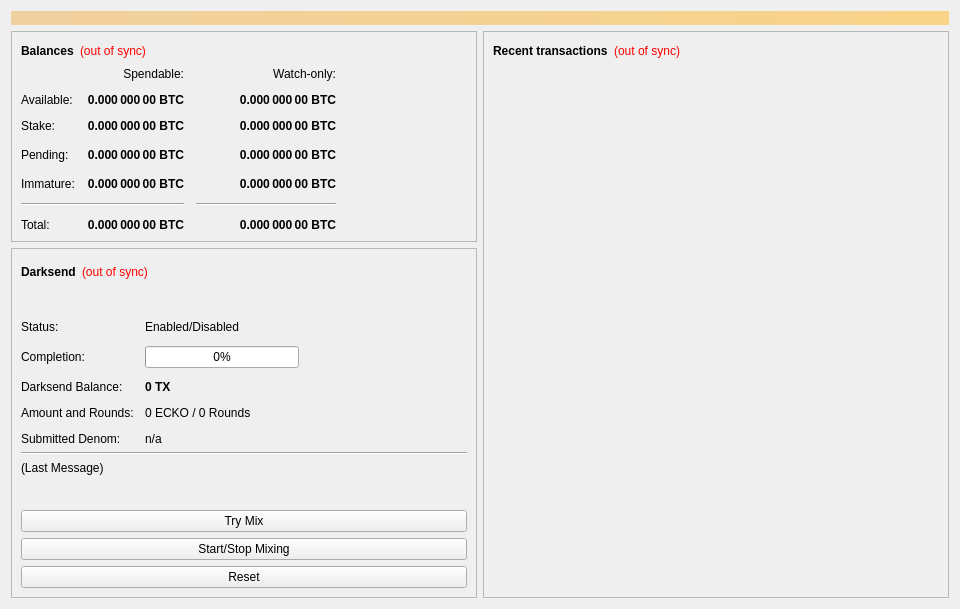
<?xml version="1.0" encoding="UTF-8"?>
<ui version="4.0">
 <class>OverviewPage</class>
 <widget class="QWidget" name="OverviewPage">
  <property name="geometry">
   <rect>
    <x>0</x>
    <y>0</y>
    <width>960</width>
    <height>594</height>
   </rect>
  </property>
  <property name="minimumSize">
   <size>
    <width>960</width>
    <height>0</height>
   </size>
  </property>
  <property name="windowTitle">
   <string>Form</string>
  </property>
  <layout class="QVBoxLayout" name="topLayout">
   <item>
    <widget class="QLabel" name="labelAlerts">
     <property name="visible">
      <bool>false</bool>
     </property>
     <property name="styleSheet">
      <string notr="true">background-color: qlineargradient(x1: 0, y1: 0, x2: 1, y2: 0, stop:0 #F0D0A0, stop:1 #F8D488); color:#000000;</string>
     </property>
     <property name="wordWrap">
      <bool>true</bool>
     </property>
     <property name="margin">
      <number>3</number>
     </property>
    </widget>
   </item>
   <item>
    <layout class="QHBoxLayout" name="horizontalLayout" stretch="1,1">
     <item>
      <layout class="QVBoxLayout" name="verticalLayout_2">
       <item>
        <widget class="QFrame" name="frame">
         <property name="frameShape">
          <enum>QFrame::StyledPanel</enum>
         </property>
         <property name="frameShadow">
          <enum>QFrame::Raised</enum>
         </property>
         <layout class="QVBoxLayout" name="verticalLayout_4">
          <item>
           <layout class="QHBoxLayout" name="horizontalLayout_4">
            <item>
             <widget class="QLabel" name="label_5">
              <property name="font">
               <font>
                <weight>75</weight>
                <bold>true</bold>
               </font>
              </property>
              <property name="text">
               <string>Balances</string>
              </property>
             </widget>
            </item>
            <item>
             <widget class="QLabel" name="labelWalletStatus">
              <property name="cursor">
               <cursorShape>WhatsThisCursor</cursorShape>
              </property>
              <property name="toolTip">
               <string>The displayed information may be out of date. Your wallet automatically synchronizes with the ECKO network after a connection is established, but this process has not completed yet.</string>
              </property>
              <property name="styleSheet">
               <string notr="true">QLabel { color: red; }</string>
              </property>
              <property name="text">
               <string notr="true">(out of sync)</string>
              </property>
              <property name="alignment">
               <set>Qt::AlignLeading|Qt::AlignLeft|Qt::AlignVCenter</set>
              </property>
             </widget>
            </item>
            <item>
             <spacer name="horizontalSpacer_3">
              <property name="orientation">
               <enum>Qt::Horizontal</enum>
              </property>
              <property name="sizeHint" stdset="0">
               <size>
                <width>40</width>
                <height>20</height>
               </size>
              </property>
             </spacer>
            </item>
           </layout>
          </item>
          <item>
           <layout class="QGridLayout" name="gridLayout">
            <property name="spacing">
             <number>12</number>
            </property>
            <item row="3" column="2">
             <widget class="QLabel" name="labelWatchPending">
              <property name="font">
               <font>
                <weight>75</weight>
                <bold>true</bold>
               </font>
              </property>
              <property name="cursor">
               <cursorShape>IBeamCursor</cursorShape>
              </property>
              <property name="toolTip">
               <string>Unconfirmed transactions to watch-only addresses</string>
              </property>
              <property name="text">
               <string notr="true">0.000 000 00 BTC</string>
              </property>
              <property name="alignment">
               <set>Qt::AlignRight|Qt::AlignTrailing|Qt::AlignVCenter</set>
              </property>
              <property name="textInteractionFlags">
               <set>Qt::LinksAccessibleByMouse|Qt::TextSelectableByKeyboard|Qt::TextSelectableByMouse</set>
              </property>
             </widget>
            </item>
            <item row="3" column="1">
             <widget class="QLabel" name="labelUnconfirmed">
              <property name="font">
               <font>
                <weight>75</weight>
                <bold>true</bold>
               </font>
              </property>
              <property name="cursor">
               <cursorShape>IBeamCursor</cursorShape>
              </property>
              <property name="toolTip">
               <string>Total of transactions that have yet to be confirmed, and do not yet count toward the spendable balance</string>
              </property>
              <property name="text">
               <string notr="true">0.000 000 00 BTC</string>
              </property>
              <property name="alignment">
               <set>Qt::AlignRight|Qt::AlignTrailing|Qt::AlignVCenter</set>
              </property>
              <property name="textInteractionFlags">
               <set>Qt::LinksAccessibleByMouse|Qt::TextSelectableByKeyboard|Qt::TextSelectableByMouse</set>
              </property>
             </widget>
            </item>
            <item row="4" column="2">
             <widget class="QLabel" name="labelWatchImmature">
              <property name="font">
               <font>
                <weight>75</weight>
                <bold>true</bold>
               </font>
              </property>
              <property name="cursor">
               <cursorShape>IBeamCursor</cursorShape>
              </property>
              <property name="toolTip">
               <string>Mined balance in watch-only addresses that has not yet matured</string>
              </property>
              <property name="text">
               <string notr="true">0.000 000 00 BTC</string>
              </property>
              <property name="alignment">
               <set>Qt::AlignRight|Qt::AlignTrailing|Qt::AlignVCenter</set>
              </property>
              <property name="textInteractionFlags">
               <set>Qt::LinksAccessibleByMouse|Qt::TextSelectableByKeyboard|Qt::TextSelectableByMouse</set>
              </property>
             </widget>
            </item>
            <item row="5" column="0" colspan="2">
             <widget class="Line" name="lineSpendableBalance">
              <property name="orientation">
               <enum>Qt::Horizontal</enum>
              </property>
             </widget>
            </item>
            <item row="5" column="2">
             <widget class="Line" name="lineWatchBalance">
              <property name="sizePolicy">
               <sizepolicy hsizetype="Preferred" vsizetype="Fixed">
                <horstretch>0</horstretch>
                <verstretch>0</verstretch>
               </sizepolicy>
              </property>
              <property name="minimumSize">
               <size>
                <width>140</width>
                <height>0</height>
               </size>
              </property>
              <property name="orientation">
               <enum>Qt::Horizontal</enum>
              </property>
             </widget>
            </item>
            <item row="6" column="0">
             <widget class="QLabel" name="labelTotalText">
              <property name="text">
               <string>Total:</string>
              </property>
             </widget>
            </item>
            <item row="4" column="1">
             <widget class="QLabel" name="labelImmature">
              <property name="font">
               <font>
                <weight>75</weight>
                <bold>true</bold>
               </font>
              </property>
              <property name="cursor">
               <cursorShape>IBeamCursor</cursorShape>
              </property>
              <property name="toolTip">
               <string>Mined balance that has not yet matured</string>
              </property>
              <property name="text">
               <string notr="true">0.000 000 00 BTC</string>
              </property>
              <property name="alignment">
               <set>Qt::AlignRight|Qt::AlignTrailing|Qt::AlignVCenter</set>
              </property>
              <property name="textInteractionFlags">
               <set>Qt::LinksAccessibleByMouse|Qt::TextSelectableByKeyboard|Qt::TextSelectableByMouse</set>
              </property>
             </widget>
            </item>
            <item row="3" column="3">
             <spacer name="horizontalSpacer_2">
              <property name="orientation">
               <enum>Qt::Horizontal</enum>
              </property>
              <property name="sizeHint" stdset="0">
               <size>
                <width>40</width>
                <height>20</height>
               </size>
              </property>
             </spacer>
            </item>
            <item row="4" column="0">
             <widget class="QLabel" name="labelImmatureText">
              <property name="text">
               <string>Immature:</string>
              </property>
             </widget>
            </item>
            <item row="6" column="1">
             <widget class="QLabel" name="labelTotal">
              <property name="font">
               <font>
                <weight>75</weight>
                <bold>true</bold>
               </font>
              </property>
              <property name="cursor">
               <cursorShape>IBeamCursor</cursorShape>
              </property>
              <property name="toolTip">
               <string>Your current total balance</string>
              </property>
              <property name="text">
               <string notr="true">0.000 000 00 BTC</string>
              </property>
              <property name="alignment">
               <set>Qt::AlignRight|Qt::AlignTrailing|Qt::AlignVCenter</set>
              </property>
              <property name="textInteractionFlags">
               <set>Qt::LinksAccessibleByMouse|Qt::TextSelectableByKeyboard|Qt::TextSelectableByMouse</set>
              </property>
             </widget>
            </item>
            <item row="6" column="2">
             <widget class="QLabel" name="labelWatchTotal">
              <property name="font">
               <font>
                <weight>75</weight>
                <bold>true</bold>
               </font>
              </property>
              <property name="cursor">
               <cursorShape>IBeamCursor</cursorShape>
              </property>
              <property name="toolTip">
               <string>Current total balance in watch-only addresses</string>
              </property>
              <property name="text">
               <string notr="true">0.000 000 00 BTC</string>
              </property>
              <property name="alignment">
               <set>Qt::AlignRight|Qt::AlignTrailing|Qt::AlignVCenter</set>
              </property>
              <property name="textInteractionFlags">
               <set>Qt::LinksAccessibleByMouse|Qt::TextSelectableByKeyboard|Qt::TextSelectableByMouse</set>
              </property>
             </widget>
            </item>
            <item row="0" column="2">
             <widget class="QLabel" name="labelWatchonly">
              <property name="text">
               <string>Watch-only:</string>
              </property>
              <property name="alignment">
               <set>Qt::AlignRight|Qt::AlignTrailing|Qt::AlignVCenter</set>
              </property>
             </widget>
            </item>
            <item row="1" column="0">
             <widget class="QLabel" name="labelBalanceText">
              <property name="text">
               <string>Available:</string>
              </property>
             </widget>
            </item>
            <item row="1" column="1">
             <widget class="QLabel" name="labelBalance">
              <property name="font">
               <font>
                <weight>75</weight>
                <bold>true</bold>
               </font>
              </property>
              <property name="cursor">
               <cursorShape>IBeamCursor</cursorShape>
              </property>
              <property name="toolTip">
               <string>Your current spendable balance</string>
              </property>
              <property name="text">
               <string notr="true">0.000 000 00 BTC</string>
              </property>
              <property name="alignment">
               <set>Qt::AlignRight|Qt::AlignTrailing|Qt::AlignVCenter</set>
              </property>
              <property name="textInteractionFlags">
               <set>Qt::LinksAccessibleByMouse|Qt::TextSelectableByKeyboard|Qt::TextSelectableByMouse</set>
              </property>
             </widget>
            </item>
            <item row="2" column="0">
             <widget class="QLabel" name="label_10">
              <property name="text">
               <string>Stake:</string>
              </property>
             </widget>
            </item>
            <item row="2" column="1">
             <widget class="QLabel" name="labelStake">
              <property name="font">
               <font>
                <weight>75</weight>
                <bold>true</bold>
               </font>
              </property>
              <property name="cursor">
               <cursorShape>IBeamCursor</cursorShape>
              </property>
              <property name="toolTip">
               <string>Total of coins that was staked, and do not yet count toward the current balance</string>
              </property>
              <property name="text">
               <string notr="true">0.000 000 00 BTC</string>
              </property>
              <property name="alignment">
               <set>Qt::AlignRight|Qt::AlignTrailing|Qt::AlignVCenter</set>
              </property>
              <property name="textInteractionFlags">
               <set>Qt::LinksAccessibleByMouse|Qt::TextSelectableByKeyboard|Qt::TextSelectableByMouse</set>
              </property>
             </widget>
            </item>
            <item row="2" column="2">
             <widget class="QLabel" name="labelWatchStake">
              <property name="font">
               <font>
                <weight>75</weight>
                <bold>true</bold>
               </font>
              </property>
              <property name="cursor">
               <cursorShape>IBeamCursor</cursorShape>
              </property>
              <property name="toolTip">
               <string>Total of coins that was staked in watch-only addresses, and do not yet count toward the current watch-only balance</string>
              </property>
              <property name="text">
               <string notr="true">0.000 000 00 BTC</string>
              </property>
              <property name="alignment">
               <set>Qt::AlignRight|Qt::AlignTrailing|Qt::AlignVCenter</set>
              </property>
              <property name="textInteractionFlags">
               <set>Qt::LinksAccessibleByMouse|Qt::TextSelectableByKeyboard|Qt::TextSelectableByMouse</set>
              </property>
             </widget>
            </item>
            <item row="1" column="2">
             <widget class="QLabel" name="labelWatchAvailable">
              <property name="font">
               <font>
                <weight>75</weight>
                <bold>true</bold>
               </font>
              </property>
              <property name="cursor">
               <cursorShape>IBeamCursor</cursorShape>
              </property>
              <property name="toolTip">
               <string>Your current balance in watch-only addresses</string>
              </property>
              <property name="text">
               <string notr="true">0.000 000 00 BTC</string>
              </property>
              <property name="alignment">
               <set>Qt::AlignRight|Qt::AlignTrailing|Qt::AlignVCenter</set>
              </property>
              <property name="textInteractionFlags">
               <set>Qt::LinksAccessibleByMouse|Qt::TextSelectableByKeyboard|Qt::TextSelectableByMouse</set>
              </property>
             </widget>
            </item>
            <item row="3" column="0">
             <widget class="QLabel" name="labelPendingText">
              <property name="text">
               <string>Pending:</string>
              </property>
             </widget>
            </item>
            <item row="0" column="1">
             <widget class="QLabel" name="labelSpendable">
              <property name="text">
               <string>Spendable:</string>
              </property>
              <property name="alignment">
               <set>Qt::AlignRight|Qt::AlignTrailing|Qt::AlignVCenter</set>
              </property>
             </widget>
            </item>
           </layout>
          </item>
         </layout>
        </widget>
       </item>
       <item>
        <widget class="QFrame" name="frameDarksend">
         <property name="sizePolicy">
          <sizepolicy hsizetype="Expanding" vsizetype="Expanding">
           <horstretch>0</horstretch>
           <verstretch>0</verstretch>
          </sizepolicy>
         </property>
         <property name="minimumSize">
          <size>
           <width>0</width>
           <height>350</height>
          </size>
         </property>
         <property name="layoutDirection">
          <enum>Qt::LeftToRight</enum>
         </property>
         <property name="frameShape">
          <enum>QFrame::StyledPanel</enum>
         </property>
         <property name="frameShadow">
          <enum>QFrame::Raised</enum>
         </property>
         <layout class="QVBoxLayout" name="verticalLayout_5">
          <item>
           <layout class="QHBoxLayout" name="horizontalLayout_5">
            <item>
             <widget class="QLabel" name="label_2">
              <property name="font">
               <font>
                <weight>75</weight>
                <bold>true</bold>
               </font>
              </property>
              <property name="text">
               <string>Darksend</string>
              </property>
             </widget>
            </item>
            <item>
             <widget class="QLabel" name="labelDarksendSyncStatus">
              <property name="toolTip">
               <string>The displayed information may be out of date. Your wallet automatically synchronizes with the ECKO network after a connection is established, but this process has not completed yet.</string>
              </property>
              <property name="styleSheet">
               <string notr="true">QLabel { color: red; }</string>
              </property>
              <property name="text">
               <string notr="true">(out of sync)</string>
              </property>
              <property name="alignment">
               <set>Qt::AlignLeading|Qt::AlignLeft|Qt::AlignVCenter</set>
              </property>
             </widget>
            </item>
            <item>
             <spacer name="horizontalSpacer_4">
              <property name="orientation">
               <enum>Qt::Horizontal</enum>
              </property>
              <property name="sizeHint" stdset="0">
               <size>
                <width>40</width>
                <height>20</height>
               </size>
              </property>
             </spacer>
            </item>
           </layout>
          </item>
          <item>
           <widget class="QPushButton" name="runAutoDenom">
            <property name="palette">
             <palette>
              <active>
               <colorrole role="WindowText">
                <brush brushstyle="SolidPattern">
                 <color alpha="255">
                  <red>0</red>
                  <green>0</green>
                  <blue>0</blue>
                 </color>
                </brush>
               </colorrole>
               <colorrole role="Button">
                <brush brushstyle="SolidPattern">
                 <color alpha="255">
                  <red>239</red>
                  <green>238</green>
                  <blue>238</blue>
                 </color>
                </brush>
               </colorrole>
               <colorrole role="Light">
                <brush brushstyle="SolidPattern">
                 <color alpha="255">
                  <red>255</red>
                  <green>255</green>
                  <blue>255</blue>
                 </color>
                </brush>
               </colorrole>
               <colorrole role="Midlight">
                <brush brushstyle="SolidPattern">
                 <color alpha="255">
                  <red>247</red>
                  <green>246</green>
                  <blue>246</blue>
                 </color>
                </brush>
               </colorrole>
               <colorrole role="Dark">
                <brush brushstyle="SolidPattern">
                 <color alpha="255">
                  <red>119</red>
                  <green>119</green>
                  <blue>119</blue>
                 </color>
                </brush>
               </colorrole>
               <colorrole role="Mid">
                <brush brushstyle="SolidPattern">
                 <color alpha="255">
                  <red>159</red>
                  <green>159</green>
                  <blue>159</blue>
                 </color>
                </brush>
               </colorrole>
               <colorrole role="Text">
                <brush brushstyle="SolidPattern">
                 <color alpha="255">
                  <red>0</red>
                  <green>0</green>
                  <blue>0</blue>
                 </color>
                </brush>
               </colorrole>
               <colorrole role="BrightText">
                <brush brushstyle="SolidPattern">
                 <color alpha="255">
                  <red>255</red>
                  <green>255</green>
                  <blue>255</blue>
                 </color>
                </brush>
               </colorrole>
               <colorrole role="ButtonText">
                <brush brushstyle="SolidPattern">
                 <color alpha="255">
                  <red>0</red>
                  <green>0</green>
                  <blue>0</blue>
                 </color>
                </brush>
               </colorrole>
               <colorrole role="Base">
                <brush brushstyle="SolidPattern">
                 <color alpha="255">
                  <red>255</red>
                  <green>255</green>
                  <blue>255</blue>
                 </color>
                </brush>
               </colorrole>
               <colorrole role="Window">
                <brush brushstyle="SolidPattern">
                 <color alpha="255">
                  <red>239</red>
                  <green>238</green>
                  <blue>238</blue>
                 </color>
                </brush>
               </colorrole>
               <colorrole role="Shadow">
                <brush brushstyle="SolidPattern">
                 <color alpha="255">
                  <red>0</red>
                  <green>0</green>
                  <blue>0</blue>
                 </color>
                </brush>
               </colorrole>
               <colorrole role="AlternateBase">
                <brush brushstyle="SolidPattern">
                 <color alpha="255">
                  <red>247</red>
                  <green>246</green>
                  <blue>246</blue>
                 </color>
                </brush>
               </colorrole>
               <colorrole role="ToolTipBase">
                <brush brushstyle="SolidPattern">
                 <color alpha="255">
                  <red>255</red>
                  <green>255</green>
                  <blue>220</blue>
                 </color>
                </brush>
               </colorrole>
               <colorrole role="ToolTipText">
                <brush brushstyle="SolidPattern">
                 <color alpha="255">
                  <red>0</red>
                  <green>0</green>
                  <blue>0</blue>
                 </color>
                </brush>
               </colorrole>
              </active>
              <inactive>
               <colorrole role="WindowText">
                <brush brushstyle="SolidPattern">
                 <color alpha="255">
                  <red>0</red>
                  <green>0</green>
                  <blue>0</blue>
                 </color>
                </brush>
               </colorrole>
               <colorrole role="Button">
                <brush brushstyle="SolidPattern">
                 <color alpha="255">
                  <red>239</red>
                  <green>238</green>
                  <blue>238</blue>
                 </color>
                </brush>
               </colorrole>
               <colorrole role="Light">
                <brush brushstyle="SolidPattern">
                 <color alpha="255">
                  <red>255</red>
                  <green>255</green>
                  <blue>255</blue>
                 </color>
                </brush>
               </colorrole>
               <colorrole role="Midlight">
                <brush brushstyle="SolidPattern">
                 <color alpha="255">
                  <red>247</red>
                  <green>246</green>
                  <blue>246</blue>
                 </color>
                </brush>
               </colorrole>
               <colorrole role="Dark">
                <brush brushstyle="SolidPattern">
                 <color alpha="255">
                  <red>119</red>
                  <green>119</green>
                  <blue>119</blue>
                 </color>
                </brush>
               </colorrole>
               <colorrole role="Mid">
                <brush brushstyle="SolidPattern">
                 <color alpha="255">
                  <red>159</red>
                  <green>159</green>
                  <blue>159</blue>
                 </color>
                </brush>
               </colorrole>
               <colorrole role="Text">
                <brush brushstyle="SolidPattern">
                 <color alpha="255">
                  <red>0</red>
                  <green>0</green>
                  <blue>0</blue>
                 </color>
                </brush>
               </colorrole>
               <colorrole role="BrightText">
                <brush brushstyle="SolidPattern">
                 <color alpha="255">
                  <red>255</red>
                  <green>255</green>
                  <blue>255</blue>
                 </color>
                </brush>
               </colorrole>
               <colorrole role="ButtonText">
                <brush brushstyle="SolidPattern">
                 <color alpha="255">
                  <red>0</red>
                  <green>0</green>
                  <blue>0</blue>
                 </color>
                </brush>
               </colorrole>
               <colorrole role="Base">
                <brush brushstyle="SolidPattern">
                 <color alpha="255">
                  <red>255</red>
                  <green>255</green>
                  <blue>255</blue>
                 </color>
                </brush>
               </colorrole>
               <colorrole role="Window">
                <brush brushstyle="SolidPattern">
                 <color alpha="255">
                  <red>239</red>
                  <green>238</green>
                  <blue>238</blue>
                 </color>
                </brush>
               </colorrole>
               <colorrole role="Shadow">
                <brush brushstyle="SolidPattern">
                 <color alpha="255">
                  <red>0</red>
                  <green>0</green>
                  <blue>0</blue>
                 </color>
                </brush>
               </colorrole>
               <colorrole role="AlternateBase">
                <brush brushstyle="SolidPattern">
                 <color alpha="255">
                  <red>247</red>
                  <green>246</green>
                  <blue>246</blue>
                 </color>
                </brush>
               </colorrole>
               <colorrole role="ToolTipBase">
                <brush brushstyle="SolidPattern">
                 <color alpha="255">
                  <red>255</red>
                  <green>255</green>
                  <blue>220</blue>
                 </color>
                </brush>
               </colorrole>
               <colorrole role="ToolTipText">
                <brush brushstyle="SolidPattern">
                 <color alpha="255">
                  <red>0</red>
                  <green>0</green>
                  <blue>0</blue>
                 </color>
                </brush>
               </colorrole>
              </inactive>
              <disabled>
               <colorrole role="WindowText">
                <brush brushstyle="SolidPattern">
                 <color alpha="255">
                  <red>119</red>
                  <green>119</green>
                  <blue>119</blue>
                 </color>
                </brush>
               </colorrole>
               <colorrole role="Button">
                <brush brushstyle="SolidPattern">
                 <color alpha="255">
                  <red>239</red>
                  <green>238</green>
                  <blue>238</blue>
                 </color>
                </brush>
               </colorrole>
               <colorrole role="Light">
                <brush brushstyle="SolidPattern">
                 <color alpha="255">
                  <red>255</red>
                  <green>255</green>
                  <blue>255</blue>
                 </color>
                </brush>
               </colorrole>
               <colorrole role="Midlight">
                <brush brushstyle="SolidPattern">
                 <color alpha="255">
                  <red>247</red>
                  <green>246</green>
                  <blue>246</blue>
                 </color>
                </brush>
               </colorrole>
               <colorrole role="Dark">
                <brush brushstyle="SolidPattern">
                 <color alpha="255">
                  <red>119</red>
                  <green>119</green>
                  <blue>119</blue>
                 </color>
                </brush>
               </colorrole>
               <colorrole role="Mid">
                <brush brushstyle="SolidPattern">
                 <color alpha="255">
                  <red>159</red>
                  <green>159</green>
                  <blue>159</blue>
                 </color>
                </brush>
               </colorrole>
               <colorrole role="Text">
                <brush brushstyle="SolidPattern">
                 <color alpha="255">
                  <red>119</red>
                  <green>119</green>
                  <blue>119</blue>
                 </color>
                </brush>
               </colorrole>
               <colorrole role="BrightText">
                <brush brushstyle="SolidPattern">
                 <color alpha="255">
                  <red>255</red>
                  <green>255</green>
                  <blue>255</blue>
                 </color>
                </brush>
               </colorrole>
               <colorrole role="ButtonText">
                <brush brushstyle="SolidPattern">
                 <color alpha="255">
                  <red>119</red>
                  <green>119</green>
                  <blue>119</blue>
                 </color>
                </brush>
               </colorrole>
               <colorrole role="Base">
                <brush brushstyle="SolidPattern">
                 <color alpha="255">
                  <red>239</red>
                  <green>238</green>
                  <blue>238</blue>
                 </color>
                </brush>
               </colorrole>
               <colorrole role="Window">
                <brush brushstyle="SolidPattern">
                 <color alpha="255">
                  <red>239</red>
                  <green>238</green>
                  <blue>238</blue>
                 </color>
                </brush>
               </colorrole>
               <colorrole role="Shadow">
                <brush brushstyle="SolidPattern">
                 <color alpha="255">
                  <red>0</red>
                  <green>0</green>
                  <blue>0</blue>
                 </color>
                </brush>
               </colorrole>
               <colorrole role="AlternateBase">
                <brush brushstyle="SolidPattern">
                 <color alpha="255">
                  <red>239</red>
                  <green>238</green>
                  <blue>238</blue>
                 </color>
                </brush>
               </colorrole>
               <colorrole role="ToolTipBase">
                <brush brushstyle="SolidPattern">
                 <color alpha="255">
                  <red>255</red>
                  <green>255</green>
                  <blue>220</blue>
                 </color>
                </brush>
               </colorrole>
               <colorrole role="ToolTipText">
                <brush brushstyle="SolidPattern">
                 <color alpha="255">
                  <red>0</red>
                  <green>0</green>
                  <blue>0</blue>
                 </color>
                </brush>
               </colorrole>
              </disabled>
             </palette>
            </property>
            <property name="focusPolicy">
             <enum>Qt::NoFocus</enum>
            </property>
            <property name="autoFillBackground">
             <bool>true</bool>
            </property>
            <property name="text">
             <string/>
            </property>
            <property name="flat">
             <bool>true</bool>
            </property>
           </widget>
          </item>
          <item>
           <layout class="QFormLayout" name="formLayout">
            <property name="fieldGrowthPolicy">
             <enum>QFormLayout::AllNonFixedFieldsGrow</enum>
            </property>
            <property name="horizontalSpacing">
             <number>11</number>
            </property>
            <property name="verticalSpacing">
             <number>12</number>
            </property>
            <item row="0" column="0">
             <widget class="QLabel" name="label_6">
              <property name="text">
               <string>Status:</string>
              </property>
             </widget>
            </item>
            <item row="1" column="0">
             <widget class="QLabel" name="label_7">
              <property name="text">
               <string>Completion:</string>
              </property>
             </widget>
            </item>
            <item row="1" column="1">
             <widget class="QProgressBar" name="darksendProgress">
              <property name="maximumSize">
               <size>
                <width>154</width>
                <height>16777215</height>
               </size>
              </property>
              <property name="value">
               <number>0</number>
              </property>
             </widget>
            </item>
            <item row="3" column="0">
             <widget class="QLabel" name="labelAnonymizedText">
              <property name="text">
               <string>Darksend Balance:</string>
              </property>
             </widget>
            </item>
            <item row="3" column="1">
             <widget class="QLabel" name="labelAnonymized">
              <property name="font">
               <font>
                <weight>75</weight>
                <bold>true</bold>
               </font>
              </property>
              <property name="text">
               <string notr="true">0 TX</string>
              </property>
             </widget>
            </item>
            <item row="4" column="0">
             <widget class="QLabel" name="label_8">
              <property name="text">
               <string>Amount and Rounds:</string>
              </property>
             </widget>
            </item>
            <item row="4" column="1">
             <widget class="QLabel" name="labelAmountRounds">
              <property name="text">
               <string>0 ECKO / 0 Rounds</string>
              </property>
             </widget>
            </item>
            <item row="5" column="0">
             <widget class="QLabel" name="label_9">
              <property name="text">
               <string>Submitted Denom:</string>
              </property>
             </widget>
            </item>
            <item row="5" column="1">
             <widget class="QLabel" name="labelSubmittedDenom">
              <property name="toolTip">
               <string>The denominations you submitted to the Masternode.&lt;br&gt;To mix, other users must submit the exact same denominations.</string>
              </property>
              <property name="text">
               <string>n/a</string>
              </property>
             </widget>
            </item>
            <item row="0" column="1">
             <widget class="QLabel" name="darksendEnabled">
              <property name="text">
               <string>Enabled/Disabled</string>
              </property>
             </widget>
            </item>
           </layout>
          </item>
          <item>
           <widget class="Line" name="lineLastMessage">
            <property name="orientation">
             <enum>Qt::Horizontal</enum>
            </property>
           </widget>
          </item>
          <item>
           <widget class="QLabel" name="darksendStatus">
            <property name="minimumSize">
             <size>
              <width>288</width>
              <height>43</height>
             </size>
            </property>
            <property name="text">
             <string>(Last Message)</string>
            </property>
            <property name="alignment">
             <set>Qt::AlignLeading|Qt::AlignLeft|Qt::AlignTop</set>
            </property>
            <property name="wordWrap">
             <bool>true</bool>
            </property>
           </widget>
          </item>
          <item>
           <widget class="QPushButton" name="darksendAuto">
            <property name="sizePolicy">
             <sizepolicy hsizetype="MinimumExpanding" vsizetype="Fixed">
              <horstretch>0</horstretch>
              <verstretch>0</verstretch>
             </sizepolicy>
            </property>
            <property name="toolTip">
             <string>Try to manually submit a Darksend request.</string>
            </property>
            <property name="text">
             <string>Try Mix</string>
            </property>
           </widget>
          </item>
          <item>
           <widget class="QPushButton" name="toggleDarksend">
            <property name="sizePolicy">
             <sizepolicy hsizetype="MinimumExpanding" vsizetype="Fixed">
              <horstretch>0</horstretch>
              <verstretch>0</verstretch>
             </sizepolicy>
            </property>
            <property name="text">
             <string>Start/Stop Mixing</string>
            </property>
           </widget>
          </item>
          <item>
           <widget class="QPushButton" name="darksendReset">
            <property name="sizePolicy">
             <sizepolicy hsizetype="MinimumExpanding" vsizetype="Fixed">
              <horstretch>0</horstretch>
              <verstretch>0</verstretch>
             </sizepolicy>
            </property>
            <property name="toolTip">
             <string>Reset the current status of Darksend (can interrupt Darksend if it's in the process of Mixing, which can cost you money!)</string>
            </property>
            <property name="autoFillBackground">
             <bool>false</bool>
            </property>
            <property name="text">
             <string>Reset</string>
            </property>
           </widget>
          </item>
         </layout>
        </widget>
       </item>
       <item>
        <spacer name="verticalSpacer">
         <property name="orientation">
          <enum>Qt::Vertical</enum>
         </property>
         <property name="sizeHint" stdset="0">
          <size>
           <width>20</width>
           <height>40</height>
          </size>
         </property>
        </spacer>
       </item>
      </layout>
     </item>
     <item>
      <layout class="QVBoxLayout" name="verticalLayout_3">
       <item>
        <widget class="QFrame" name="frame_2">
         <property name="frameShape">
          <enum>QFrame::StyledPanel</enum>
         </property>
         <property name="frameShadow">
          <enum>QFrame::Raised</enum>
         </property>
         <layout class="QVBoxLayout" name="verticalLayout">
          <item>
           <layout class="QHBoxLayout" name="horizontalLayout_2">
            <item>
             <widget class="QLabel" name="label_4">
              <property name="font">
               <font>
                <weight>75</weight>
                <bold>true</bold>
               </font>
              </property>
              <property name="text">
               <string>Recent transactions</string>
              </property>
             </widget>
            </item>
            <item>
             <widget class="QLabel" name="labelTransactionsStatus">
              <property name="cursor">
               <cursorShape>WhatsThisCursor</cursorShape>
              </property>
              <property name="toolTip">
               <string>The displayed information may be out of date. Your wallet automatically synchronizes with the ECKO network after a connection is established, but this process has not completed yet.</string>
              </property>
              <property name="styleSheet">
               <string notr="true">QLabel { color: red; }</string>
              </property>
              <property name="text">
               <string notr="true">(out of sync)</string>
              </property>
              <property name="alignment">
               <set>Qt::AlignRight|Qt::AlignTrailing|Qt::AlignVCenter</set>
              </property>
             </widget>
            </item>
            <item>
             <spacer name="horizontalSpacer">
              <property name="orientation">
               <enum>Qt::Horizontal</enum>
              </property>
              <property name="sizeHint" stdset="0">
               <size>
                <width>40</width>
                <height>20</height>
               </size>
              </property>
             </spacer>
            </item>
           </layout>
          </item>
          <item>
           <widget class="QListView" name="listTransactions">
            <property name="styleSheet">
             <string notr="true">QListView { background: transparent; }</string>
            </property>
            <property name="frameShape">
             <enum>QFrame::NoFrame</enum>
            </property>
            <property name="verticalScrollBarPolicy">
             <enum>Qt::ScrollBarAlwaysOff</enum>
            </property>
            <property name="horizontalScrollBarPolicy">
             <enum>Qt::ScrollBarAlwaysOff</enum>
            </property>
            <property name="selectionMode">
             <enum>QAbstractItemView::NoSelection</enum>
            </property>
           </widget>
          </item>
         </layout>
        </widget>
       </item>
      </layout>
     </item>
    </layout>
   </item>
  </layout>
 </widget>
 <resources/>
 <connections/>
</ui>
